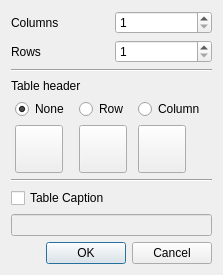
<?xml version="1.0" encoding="UTF-8"?>
<ui version="4.0">
 <class>NewTableDialog</class>
 <widget class="QDialog" name="NewTableDialog">
  <property name="geometry">
   <rect>
    <x>0</x>
    <y>0</y>
    <width>223</width>
    <height>275</height>
   </rect>
  </property>
  <property name="windowTitle">
   <string>Insert new table</string>
  </property>
  <layout class="QVBoxLayout" name="verticalLayout_4">
   <item>
    <layout class="QHBoxLayout" name="horizontalLayout">
     <item>
      <widget class="QLabel" name="label">
       <property name="text">
        <string>Columns</string>
       </property>
      </widget>
     </item>
     <item>
      <widget class="QSpinBox" name="columns">
       <property name="minimum">
        <number>1</number>
       </property>
      </widget>
     </item>
    </layout>
   </item>
   <item>
    <layout class="QHBoxLayout" name="horizontalLayout_2">
     <item>
      <widget class="QLabel" name="label_2">
       <property name="text">
        <string>Rows</string>
       </property>
      </widget>
     </item>
     <item>
      <widget class="QSpinBox" name="rows">
       <property name="minimum">
        <number>1</number>
       </property>
      </widget>
     </item>
    </layout>
   </item>
   <item>
    <widget class="Line" name="line">
     <property name="orientation">
      <enum>Qt::Horizontal</enum>
     </property>
    </widget>
   </item>
   <item>
    <widget class="QLabel" name="label_6">
     <property name="text">
      <string>Table header</string>
     </property>
    </widget>
   </item>
   <item>
    <layout class="QHBoxLayout" name="horizontalLayout_3">
     <item>
      <layout class="QVBoxLayout" name="verticalLayout">
       <item>
        <widget class="QRadioButton" name="radioNone">
         <property name="text">
          <string>None</string>
         </property>
         <property name="checked">
          <bool>true</bool>
         </property>
         <attribute name="buttonGroup">
          <string notr="true">headerGroup</string>
         </attribute>
        </widget>
       </item>
       <item>
        <widget class="QPushButton" name="pushButton">
         <property name="sizePolicy">
          <sizepolicy hsizetype="Fixed" vsizetype="Fixed">
           <horstretch>0</horstretch>
           <verstretch>0</verstretch>
          </sizepolicy>
         </property>
         <property name="minimumSize">
          <size>
           <width>48</width>
           <height>48</height>
          </size>
         </property>
         <property name="maximumSize">
          <size>
           <width>48</width>
           <height>48</height>
          </size>
         </property>
         <property name="styleSheet">
          <string notr="true"/>
         </property>
         <property name="text">
          <string/>
         </property>
         <property name="icon">
          <iconset resource="../qrc.qrc">
           <normaloff>:/icon/icons/tableNoHeader.png</normaloff>:/icon/icons/tableNoHeader.png</iconset>
         </property>
         <property name="iconSize">
          <size>
           <width>48</width>
           <height>51</height>
          </size>
         </property>
        </widget>
       </item>
      </layout>
     </item>
     <item>
      <layout class="QVBoxLayout" name="verticalLayout_2">
       <item>
        <widget class="QRadioButton" name="radioRow">
         <property name="text">
          <string>Row</string>
         </property>
         <attribute name="buttonGroup">
          <string notr="true">headerGroup</string>
         </attribute>
        </widget>
       </item>
       <item>
        <widget class="QPushButton" name="pushButton_2">
         <property name="sizePolicy">
          <sizepolicy hsizetype="Fixed" vsizetype="Fixed">
           <horstretch>0</horstretch>
           <verstretch>0</verstretch>
          </sizepolicy>
         </property>
         <property name="minimumSize">
          <size>
           <width>48</width>
           <height>48</height>
          </size>
         </property>
         <property name="maximumSize">
          <size>
           <width>48</width>
           <height>48</height>
          </size>
         </property>
         <property name="styleSheet">
          <string notr="true"/>
         </property>
         <property name="text">
          <string/>
         </property>
         <property name="icon">
          <iconset resource="../qrc.qrc">
           <normaloff>:/icon/icons/tableRowHeader.png</normaloff>:/icon/icons/tableRowHeader.png</iconset>
         </property>
         <property name="iconSize">
          <size>
           <width>48</width>
           <height>51</height>
          </size>
         </property>
        </widget>
       </item>
      </layout>
     </item>
     <item>
      <layout class="QVBoxLayout" name="verticalLayout_3">
       <item>
        <widget class="QRadioButton" name="radioColumn">
         <property name="text">
          <string>Column</string>
         </property>
         <attribute name="buttonGroup">
          <string notr="true">headerGroup</string>
         </attribute>
        </widget>
       </item>
       <item>
        <widget class="QPushButton" name="pushButton_3">
         <property name="sizePolicy">
          <sizepolicy hsizetype="Fixed" vsizetype="Fixed">
           <horstretch>0</horstretch>
           <verstretch>0</verstretch>
          </sizepolicy>
         </property>
         <property name="minimumSize">
          <size>
           <width>48</width>
           <height>48</height>
          </size>
         </property>
         <property name="maximumSize">
          <size>
           <width>48</width>
           <height>48</height>
          </size>
         </property>
         <property name="styleSheet">
          <string notr="true"/>
         </property>
         <property name="text">
          <string/>
         </property>
         <property name="icon">
          <iconset resource="../qrc.qrc">
           <normaloff>:/icon/icons/tableColumnHeader.png</normaloff>:/icon/icons/tableColumnHeader.png</iconset>
         </property>
         <property name="iconSize">
          <size>
           <width>48</width>
           <height>51</height>
          </size>
         </property>
        </widget>
       </item>
      </layout>
     </item>
    </layout>
   </item>
   <item>
    <widget class="Line" name="line_2">
     <property name="orientation">
      <enum>Qt::Horizontal</enum>
     </property>
    </widget>
   </item>
   <item>
    <widget class="QCheckBox" name="checkBox">
     <property name="text">
      <string>Table Caption</string>
     </property>
    </widget>
   </item>
   <item>
    <widget class="QLineEdit" name="caption">
     <property name="enabled">
      <bool>false</bool>
     </property>
    </widget>
   </item>
   <item>
    <widget class="QDialogButtonBox" name="buttonBox">
     <property name="orientation">
      <enum>Qt::Horizontal</enum>
     </property>
     <property name="standardButtons">
      <set>QDialogButtonBox::Cancel|QDialogButtonBox::Ok</set>
     </property>
    </widget>
   </item>
  </layout>
 </widget>
 <tabstops>
  <tabstop>columns</tabstop>
  <tabstop>rows</tabstop>
  <tabstop>radioNone</tabstop>
  <tabstop>radioRow</tabstop>
  <tabstop>radioColumn</tabstop>
 </tabstops>
 <resources>
  <include location="../qrc.qrc"/>
 </resources>
 <connections>
  <connection>
   <sender>buttonBox</sender>
   <signal>accepted()</signal>
   <receiver>NewTableDialog</receiver>
   <slot>accept()</slot>
   <hints>
    <hint type="sourcelabel">
     <x>213</x>
     <y>265</y>
    </hint>
    <hint type="destinationlabel">
     <x>157</x>
     <y>274</y>
    </hint>
   </hints>
  </connection>
  <connection>
   <sender>buttonBox</sender>
   <signal>rejected()</signal>
   <receiver>NewTableDialog</receiver>
   <slot>reject()</slot>
   <hints>
    <hint type="sourcelabel">
     <x>213</x>
     <y>265</y>
    </hint>
    <hint type="destinationlabel">
     <x>222</x>
     <y>274</y>
    </hint>
   </hints>
  </connection>
  <connection>
   <sender>checkBox</sender>
   <signal>clicked(bool)</signal>
   <receiver>caption</receiver>
   <slot>setEnabled(bool)</slot>
   <hints>
    <hint type="sourcelabel">
     <x>26</x>
     <y>207</y>
    </hint>
    <hint type="destinationlabel">
     <x>27</x>
     <y>223</y>
    </hint>
   </hints>
  </connection>
  <connection>
   <sender>pushButton</sender>
   <signal>clicked()</signal>
   <receiver>radioNone</receiver>
   <slot>click()</slot>
   <hints>
    <hint type="sourcelabel">
     <x>38</x>
     <y>149</y>
    </hint>
    <hint type="destinationlabel">
     <x>37</x>
     <y>111</y>
    </hint>
   </hints>
  </connection>
  <connection>
   <sender>pushButton_2</sender>
   <signal>clicked()</signal>
   <receiver>radioRow</receiver>
   <slot>click()</slot>
   <hints>
    <hint type="sourcelabel">
     <x>95</x>
     <y>152</y>
    </hint>
    <hint type="destinationlabel">
     <x>100</x>
     <y>116</y>
    </hint>
   </hints>
  </connection>
  <connection>
   <sender>pushButton_3</sender>
   <signal>clicked()</signal>
   <receiver>radioColumn</receiver>
   <slot>click()</slot>
   <hints>
    <hint type="sourcelabel">
     <x>180</x>
     <y>151</y>
    </hint>
    <hint type="destinationlabel">
     <x>185</x>
     <y>117</y>
    </hint>
   </hints>
  </connection>
 </connections>
 <buttongroups>
  <buttongroup name="headerGroup"/>
 </buttongroups>
</ui>
